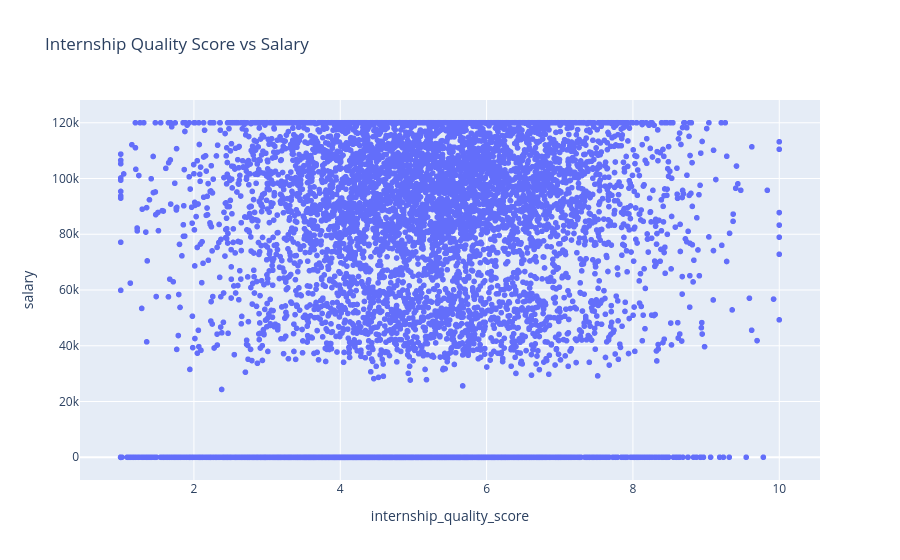

This figure's notebook cell:
### Code cell
fig = px.scatter(
    df,
    x='internship_quality_score',
    y='salary',
    title='Internship Quality Score vs Salary'
)

fig.show()

### Figure 1 — Plotly figure (JSON) as saved in the notebook; plotly's stock layout.template omitted (floating-point values rounded to 4 significant figures; data arrays with more than 128 entries replaced by an {"elided": "..."} marker saying what was removed)
{"data": [{"hovertemplate": "internship_quality_score=%{x}<br>salary=%{y}<extra></extra>", "legendgroup": "", "marker": {"color": "#636efa", "symbol": "circle"}, "mode": "markers", "name": "", "showlegend": false, "type": "scattergl", "x": {"elided": "10000 float values"}, "xaxis": "x", "y": {"elided": "10000 float values"}, "yaxis": "y"}], "layout": {"legend": {"tracegroupgap": 0}, "title": {"text": "Internship Quality Score vs Salary"}, "xaxis": {"anchor": "y", "domain": [0, 1], "title": {"text": "internship_quality_score"}}, "yaxis": {"anchor": "x", "domain": [0, 1], "title": {"text": "salary"}}}}
